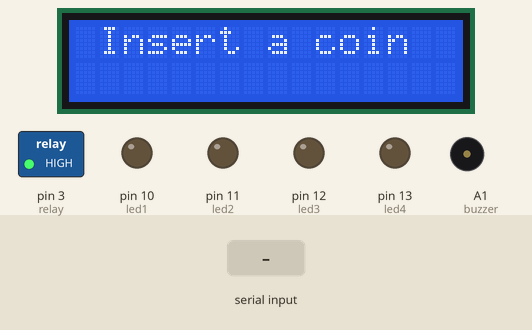
Recording of a sketch running on a simulated Arduino Uno, built with avr-gcc and run on an emulated ATmega328P. Parts: 16×2 character LCD, switched loads named in the sketch (green lamp = pin HIGH), output pins drawn as LEDs (lit = HIGH), buzzer (waves = sounding, pin HIGH). The inputs (shaded band) are chosen by the test bench. What the sketch prints to the serial monitor is not drawn.

Above: at 10.4 s.
10.5 s: "1n" received over Serial
At 21.6 s:
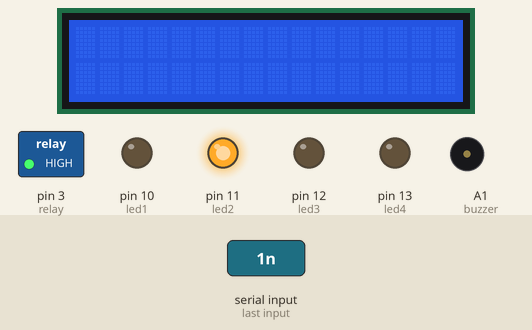
At 27.4 s:
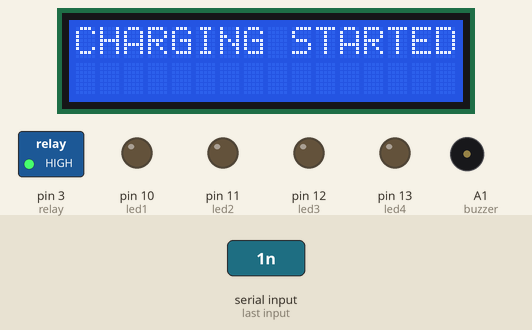
Timing chart, 0 to 62.7 s (numbered marks = the images above; inputs shaded):
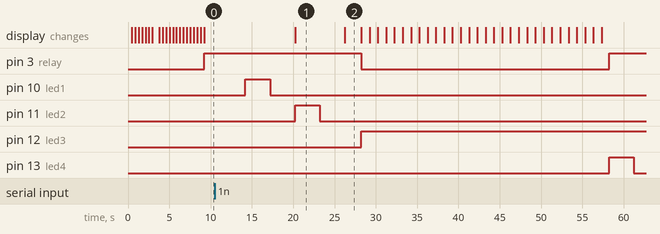

Measured:
- after the input at 10.5 s, pin 3 (relay): HIGH → LOW after 17.7 s, → HIGH 30.0 s later; pin 11 (led2): LOW → HIGH after 9.7 s, → LOW 3.0 s later; pin 12 (led3): LOW → HIGH after 17.7 s; pin 13 (led4): LOW → HIGH after 47.7 s, → LOW 3.0 s later
- what the display in image 1 shows lasts 6.0 s, from 20.2 s to 26.2 s

The sketch:

controller_code.ino
```cpp
#include <LiquidCrystal.h>
#include "Countimer.h"

LiquidCrystal lcd(9, 8, 7, 6, 5, 4);
Countimer timer;

uint32_t period;
uint32_t i;
uint16_t h;
uint8_t m, s;

uint32_t timing(int);
void stopwatch(int);
void refreshClock();
void onComplete();

int coin_value;
int buzzer = A1;
int relay = 3;
int led1 = 10;  // LED1 for coin insertion
int led2 = 11;  // LED2 for coin inserted and value of coin detected
int led3 = 12;  // LED3 when charging starts
int led4 = 13;  // LED4 when charging completes

void setup()
{
  Serial.begin(9600);
  pinMode(led1,OUTPUT);
  pinMode(led2,OUTPUT);
  pinMode(led3,OUTPUT);
  pinMode(led4,OUTPUT);
  pinMode(buzzer,OUTPUT); // Buzzer, for when charging completes
  pinMode(relay, OUTPUT); // Relay, for controlling the mobile charger

  lcd.begin(16,2);

  timer.setCounter(h, m, s, timer.COUNT_DOWN, onComplete);
  timer.setInterval(refreshClock, 1000);

  // Introduction
  for(int i=400; i<=410; i=i+1)
  {
    lcd.setCursor(0,0);
    lcd.print("Coin Detection Based");
    lcd.scrollDisplayRight();
    lcd.setCursor(0,1);
    lcd.print("Mobile Charging System");
    lcd.scrollDisplayRight();
    delay(i+5);

    lcd.setCursor(0,0);
    lcd.print("Coin Detection Based");
    lcd.scrollDisplayRight();
    lcd.setCursor(0,1);
    lcd.print("Mobile Charging System");
    lcd.scrollDisplayRight();
    delay(i+5);
  }
  digitalWrite(relay, HIGH);
}

void loop()
{
  lcd.clear();
  lcd.setCursor(1,0);
  lcd.print("Insert a coin");
  delay(5000);
  digitalWrite(led1, HIGH);
  delay(3000);
  digitalWrite(led1, LOW);
  delay(3000);
  lcd.clear();


  char buffer[] = {' ',' ',' ',' ',' ',' ',' '}; // Receive up to 7 bytes
  while (!Serial.available()); // Wait for characters
  Serial.readBytesUntil('n', buffer, 7);
  int coin_value = atoi(buffer);
  Serial.println(coin_value);

  period = timing(coin_value);
  Serial.print(period);

  digitalWrite(led2, HIGH);
  delay(3000);
  digitalWrite(led2, LOW);
  delay(3000);

  lcd.print("CHARGING STARTED");
  delay(2000);
  lcd.clear();

  switch (coin_value)
    {
      case 1:
        h=0; m=0; s=30;
        timer.setCounter(h, m, s, timer.COUNT_DOWN, onComplete);
        timer.setInterval(refreshClock, 1000);
        for( uint32_t tStart = millis();  (millis()-tStart) < period;  )
        {
          digitalWrite(relay, LOW);

          lcd.setCursor(1,0);
          lcd.print("Time Remaining:");
          lcd.setCursor(0,1);
          timer.run();
          if(!timer.isCounterCompleted())
          {
            timer.start();
          }

          digitalWrite(led3, HIGH);
        }
        digitalWrite(relay, HIGH);
        break;

      case 2:
        h=0; m=1; s=0;
        timer.setCounter(h, m, s, timer.COUNT_DOWN, onComplete);
        timer.setInterval(refreshClock, 1000);
        for( uint32_t tStart = millis();  (millis()-tStart) < period;  )
        {
          digitalWrite(relay, LOW);

          lcd.setCursor(0,1);
          lcd.print("Time Remaining:");
          lcd.setCursor(1,0);
          timer.run();
          if(!timer.isCounterCompleted())
          {
            timer.start();
          }

          digitalWrite(led3, HIGH);
        }
        digitalWrite(relay, HIGH);
        break;

      case 5:
        h=0; m=1; s=30;
        timer.setCounter(h, m, s, timer.COUNT_DOWN, onComplete);
        timer.setInterval(refreshClock, 1000);
        for( uint32_t tStart = millis();  (millis()-tStart) < period;  )
        {
          digitalWrite(relay, LOW);

          lcd.setCursor(0,1);
          lcd.print("Time Remaining:");
          lcd.setCursor(1,0);
          timer.run();
          if(!timer.isCounterCompleted())
          {
            timer.start();
          }

          digitalWrite(led3, HIGH);
        }
        digitalWrite(relay, HIGH);
        break;

      case 10:
        h=0; m=2; s=0;
        timer.setCounter(h, m, s, timer.COUNT_DOWN, onComplete);
        timer.setInterval(refreshClock, 1000);
        for( uint32_t tStart = millis();  (millis()-tStart) < period;  )
        {
          digitalWrite(relay, LOW);

          lcd.setCursor(0,1);
          lcd.print("Time Remaining:");
          lcd.setCursor(1,0);
          timer.run();
          if(!timer.isCounterCompleted())
          {
            timer.start();
          }

          digitalWrite(led3, HIGH);
        }
        digitalWrite(relay, HIGH);
        break;
    }

  digitalWrite(led4, HIGH);
  delay(3000);
  digitalWrite(led4, LOW);
  delay(3000);
}

uint32_t timing(int value)
{
  int v = value;
  switch (v)
  {
    case 1:
      i = 0.5 * 60000L; // Half minute (in ms)
      break;

    case 2:
      i = 1 * 60000L;
      break;

    case 5:
      i = 1.5 * 60000L;
      break;

    case 10:
      i = 2 * 60000L;
      break;
  }
  delay(1);
  return i;
}

void refreshClock()
{
  Serial.print("Current count time is: ");
  lcd.print("time: ");

  Serial.println(timer.getCurrentTime());
  lcd.print(timer.getCurrentTime());
}

void onComplete()
{
  Serial.println("Complete!!!");
  lcd.print("Complete!!!");
}
```

Countimer.h
```cpp
#pragma once

#ifndef COUNTIMER_H
#define COUNTIMER_H

#if defined(ARDUINO) && ARDUINO >= 100
#include <Arduino.h>
#else
#include <WProgram.h>
#endif

#define COUNTIMER_MAX_HOURS 999
#define COUNTIMER_MAX_MINUTES_SECONDS 59

typedef void(*timer_callback)(void);

class Countimer
{
public:
	Countimer();
	~Countimer();

	enum CountType
	{
		COUNT_NONE = 0,
		COUNT_UP = 1,
		COUNT_DOWN = 2
	};

	// Set up counter time(hours, minutes, seconds), count mode and function to execute if count is completed.
	void setCounter(uint16_t hours, uint8_t minutes, uint8_t seconds, CountType countType, timer_callback onComplete);

	// Set up counter time(hours, minutes, seconds) for existing timer.
	void setCounter(uint16_t hours, uint8_t minutes, uint8_t seconds);

	// Returns timer's current hours.
	uint16_t getCurrentHours();

	// Returns timer's current minutes.
	uint8_t getCurrentMinutes();

	// Returns timer's current seconds.
	uint8_t getCurrentSeconds();

	void setInterval(timer_callback callback, uint32_t interval);

	// Returns current timer as formatted string HH:MM:SS
	char* getCurrentTime();

	// Returns true if counter is completed, otherwise returns false.
	bool isCounterCompleted();

	// Returns true if counter is still running, otherwise returns false.
	bool isCounterRunning();

	// Returns true if timer is stopped, otherwise returns false.
	bool isStopped();

	// Run timer. This is main method.
	// If you want to start timer after run, you have to invoke start() method.
	void run();

	// Starting timer.
	void start();

	// Stopping timer.
	void stop();

	// Pausing timer.
	void pause();

	// Restart timer.
	void restart();

private:
	// Counting up timer.
	void countDown();

	void callback();
	void complete();

	// Counting down timer.
	void countUp();

	uint32_t _interval = 1;
	uint32_t _previousMillis;

	// Stores current counter value in milliseconds.
	uint32_t _currentCountTime;
	uint32_t _startCountTime;

	// Stores cached user's time.
	uint32_t _countTime;

	// Function to execute.
	timer_callback _callback;

	// Function to execute when timer is complete.
	timer_callback _onComplete;
	bool _isCounterCompleted;
	bool _isStopped;
	char _formatted_time[10];
	CountType _countType;
};

#endif
```
